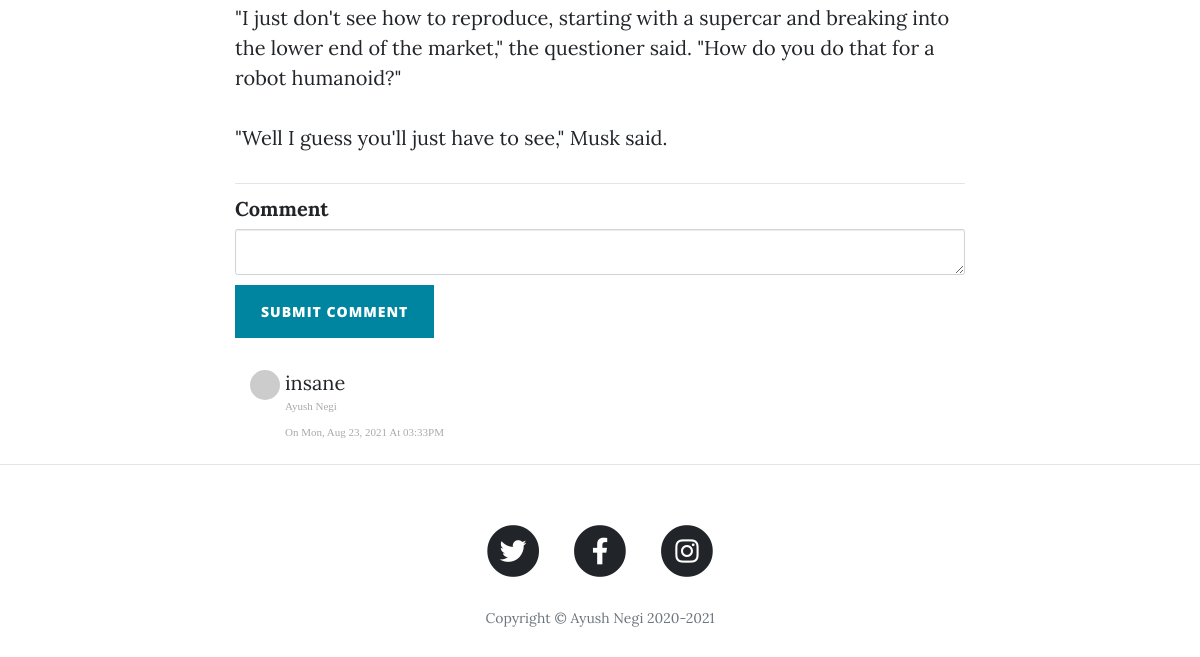
Page /post/3 (lower part) on the earlier database version.
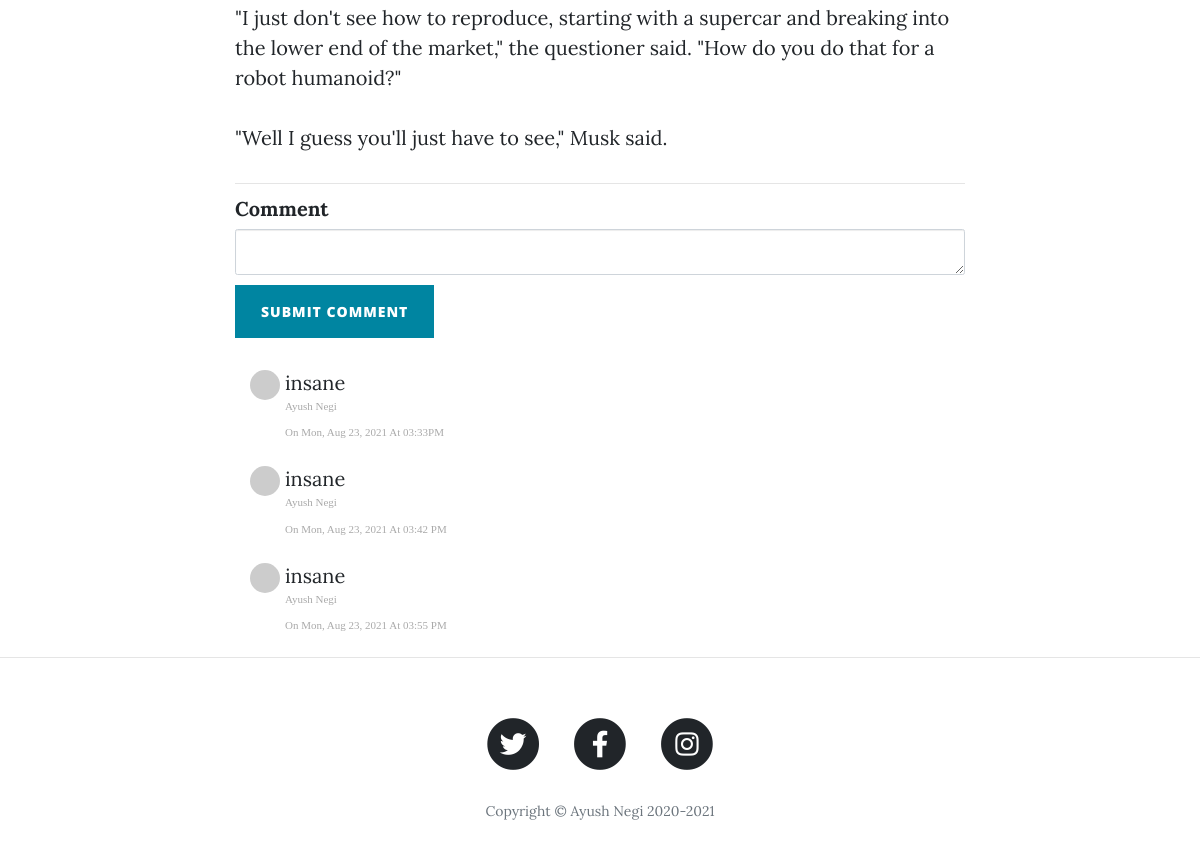
Same page on the later database version.
### main.py (models this page shows)
class BlogPost(db.Model):
    __tablename__ = "blog_posts"
    id = db.Column(db.Integer, primary_key=True)
    author_id = db.Column(db.Integer, db.ForeignKey("users.id"))
    author = relationship("Users", back_populates="posts")
    title = db.Column(db.String(250), unique=True, nullable=False)
    subtitle = db.Column(db.String(250), nullable=False)
    date = db.Column(db.String(250), nullable=False)
    body = db.Column(db.Text, nullable=False)
    img_url = db.Column(db.String(250), nullable=False)
    comments = relationship("Comment", back_populates="blog_post")

class Comment(db.Model):
    __tablename__ = "comments"
    id = db.Column(db.Integer, primary_key=True)
    text = db.Column(db.Text, nullable=False)
    date_time = db.Column(db.String(300), nullable=False)
    author_id = db.Column(db.Integer, db.ForeignKey("users.id"))
    post_id = db.Column(db.Integer, db.ForeignKey("blog_posts.id"))
    comment_author = relationship("Users", back_populates="comments")
    blog_post = relationship("BlogPost", back_populates="comments")

class Users(UserMixin, db.Model):
    __tablename__ = "users"
    id = db.Column(db.Integer, primary_key=True)
    name = db.Column(db.String(250), nullable=False)
    email = db.Column(db.String(250), nullable=False, unique=True)
    password = db.Column(db.String(250), nullable=False)
    posts = relationship("BlogPost", back_populates="author")
    comments = relationship("Comment", back_populates="comment_author")

### main.py (the view, shortened to what this page needs)
@app.route("/post/<int:post_id>", methods=["GET", "POST"])
def show_post(post_id):
    form = CommentForm()
    requested_post = BlogPost.query.get(post_id)
    return render_template("post.html", post=requested_post, current_user=current_user, form=form, gravatar=gravatar,
                           now=datetime.utcnow())

### forms.py
class CommentForm(FlaskForm):
    comment_text = CKEditorField("Comment", validators=[DataRequired()])
    submit = SubmitField("Submit Comment")

### templates/post.html (shortened to what this page needs)
{% extends 'bootstrap/base.html' %}
{% import "bootstrap/wtf.html" as wtf %}
{% block content %}
{% include "header.html" %}
  <article>
    <div class="container">
      <div class="row">
        <div class="col-lg-8 col-md-10 mx-auto">
            {{ post.body|safe }}
          <hr>
        {{ wtf.quick_form(form, novalidate=True, button_map={"submit": "primary"}) }}
          <div class="col-lg-8 col-md-10 mx-auto comment">
              {% for comment in post.comments: %}
              <ul class="commentList">
                <li>
                    <div class="commenterImage">
                      <img src="{{comment.comment_author.email | gravatar }}"/>
                    </div>
                    <div class="commentText">
                      {{comment.text|safe}}
                      <p class="date sub-text">{{comment.comment_author.name}}</p>
                      <span class="date sub-text">{{comment.date_time}}</span>
                    </div>
                </li>
              </ul>
              {% endfor %}
            </div>
          </div>
      </div>
    </div>
  </article>
  <hr>
{% include "footer.html" %}
{% endblock %}

### templates/header.html (shortened to what this page needs)
<!DOCTYPE html>
<html lang="en">
<head>
  <link href="{{ url_for('static', filename='vendor/bootstrap/css/bootstrap.min.css') }}" rel="stylesheet">
  <link href="{{ url_for('static', filename='vendor/fontawesome-free/css/all.min.css')}}" rel="stylesheet" type="text/css">
  <link href="{{ url_for('static', filename='css/clean-blog.min.css')}}" rel="stylesheet">
  <link rel="stylesheet" href="https://use.fontawesome.com/releases/v5.15.4/css/all.css">
</head>
<body>

### templates/footer.html (shortened to what this page needs)
  <footer>
    <div class="container">
      <div class="row">
        <div class="col-lg-8 col-md-10 mx-auto">
          <ul class="list-inline text-center">
            <li class="list-inline-item">
              <a href="https://twitter.com/AyushNe87369603">
                <span class="fa-stack fa-lg">
                  <i class="fas fa-circle fa-stack-2x"></i>
                  <i class="fab fa-twitter fa-stack-1x fa-inverse"></i>
                </span>
              </a>
            </li>
            <li class="list-inline-item">
              <a href="https://www.facebook.com/ayush.negi.121/">
                <span class="fa-stack fa-lg">
                  <i class="fas fa-circle fa-stack-2x"></i>
                  <i class="fab fa-facebook-f fa-stack-1x fa-inverse"></i>
                </span>
              </a>
            </li>
            <li class="list-inline-item">
              <a href="https://www.instagram.com/negi8077/">
                <span class="fa-stack fa-lg">
                  <i class="fas fa-circle fa-stack-2x"></i>
                  <i class="fab fa-instagram fa-stack-1x fa-inverse"></i>
                </span>
              </a>
            </li>
          </ul>
          <p class="copyright text-muted">Copyright &copy; Ayush Negi 2020-{{now.year}}</p>
        </div>
      </div>
    </div>
  </footer>
</body>
</html>

Differences in the rows shown:
added Comment: text "insane", comment_author.name "Ayush Negi", date_time "On Mon, Aug 23, 2021 At 03:42 PM"
added Comment: text "insane", comment_author.name "Ayush Negi", date_time "On Mon, Aug 23, 2021 At 03:55 PM"
